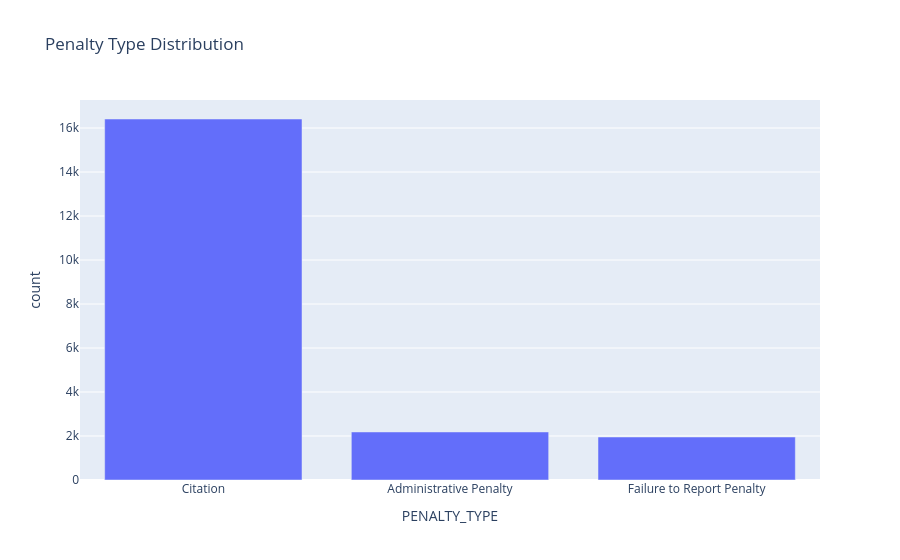

The cell this chart's notebook holds for it:
### Code cell
df_counts = df_mart['PENALTY_TYPE'].value_counts().reset_index()
df_counts.columns = ['PENALTY_TYPE', 'count']

df_counts['percent'] = df_counts['count'] / df_counts['count'].sum() * 100

fig = px.bar(
    df_counts,
    x='PENALTY_TYPE',
    y='count',
    title='Penalty Type Distribution',
    hover_data={'percent': ':.2f'}  
)

fig.show()

### Figure 1 — Plotly figure (JSON) as saved in the notebook; plotly's stock layout.template omitted (floating-point values rounded to 4 significant figures)
{"data": [{"customdata": [[79.86], [10.63], [9.513]], "hovertemplate": "PENALTY_TYPE=%{x}<br>count=%{y}<br>percent=%{customdata[0]:.2f}<extra></extra>", "legendgroup": "", "marker": {"color": "#636efa", "pattern": {"shape": ""}}, "name": "", "orientation": "v", "showlegend": false, "textposition": "auto", "type": "bar", "x": ["Citation", "Administrative Penalty", "Failure to Report Penalty"], "xaxis": "x", "y": [16411, 2184, 1955], "yaxis": "y"}], "layout": {"barmode": "relative", "legend": {"tracegroupgap": 0}, "title": {"text": "Penalty Type Distribution"}, "xaxis": {"anchor": "y", "domain": [0, 1], "title": {"text": "PENALTY_TYPE"}}, "yaxis": {"anchor": "x", "domain": [0, 1], "title": {"text": "count"}}}}
